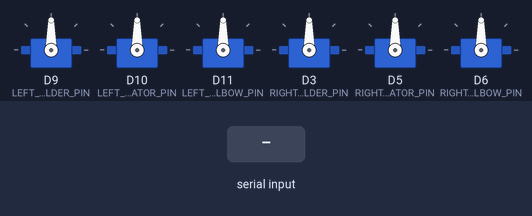
The sketch below on a simulated Arduino Due. Shown: 6 × servo. Inputs (shaded band) come from the test bench.

Above: at 1.2 s.
1.3 s: "s 90\n" received over Serial
At 2.8 s:
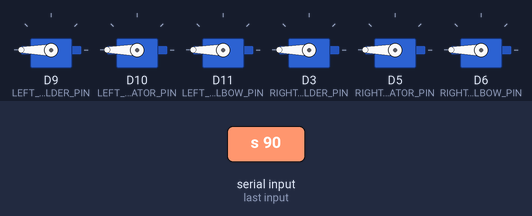
3.8 s: "s :45\n" received over Serial
At 5.9 s:
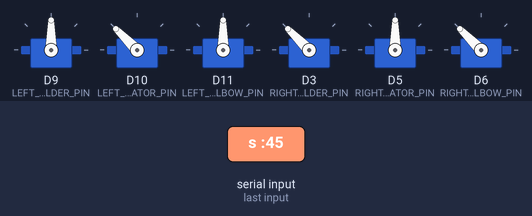
Timing chart, 0 to 7.4 s (numbered marks = the images above; inputs shaded):
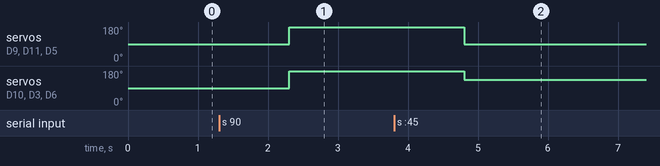

The sketch:

slave_board.ino
```cpp
/*
 * Contains the code necessary to communicate with ROS master.
 */
#include "body.hpp"

// This is to make switching between the production Due and other Arduinos used for development easier
#ifdef SerialUSB
  #define SerialConn SerialUSB
#else
  #define SerialConn Serial
#endif

#define BAUD_RATE 57600

// Used for array indexes! Don't change numbers!
enum Joint {
  CHASSIS = 0,
  HEAD_ROLL,
  HEAD_PITCH,
  HEAD_YAW,
  LEFT_EAR_YAW,
  LEFT_EAR_PITCH,
  RIGHT_EAR_YAW,
  RIGHT_EAR_PITCH,
  LEFT_ARM_SHOULDER,
  LEFT_ARM_ROTATOR,
  LEFT_ARM_ELBOW,
  RIGHT_ARM_SHOULDER,
  RIGHT_ARM_ROTATOR,
  RIGHT_ARM_ELBOW,
  NUMBER_OF_JOINTS /* joint state array length, not a valid index! */
};

/*
 * Joint states, as int. In degrees from 0 - 180
 * Indexed by Joint enum
 */
int prev_target_state[Joint::NUMBER_OF_JOINTS];
int target_state[Joint::NUMBER_OF_JOINTS];

void setup() {
  SerialConn.begin(BAUD_RATE, SERIAL_8N1);

  // TODO: Run setup for arms & body
  setupBody();

  // Send ready packet to master
  //SerialConn.println("ready");
  runBody(0, 0, 0, 0, 0, 0, 0);
}

/**
 * Converts joint state array into string formatted as 0:0:0:...
 */
String serialize_joint_states(int *s) {
  String tmp = "";

  for (int i = 0; i < Joint::NUMBER_OF_JOINTS; i++) {
    tmp += s[i];
    if (i + 1 != Joint::NUMBER_OF_JOINTS) {
      tmp += ":"; // Don't add ':' to final joint value
    }
  }

  return tmp;
}

/**
 * Converts joint state string to joint state array
 * @param str trimmed string formatted as 0:0:0:0:...
 * @param *s int array to save joint states into
 */
void deserialize_joint_states(String str, int s[]) {
  int delim_idx = -1; // Index of the first delimeter is the start of the string

  for (int i = 0; i < Joint::NUMBER_OF_JOINTS; i++) {

    int next_delim_idx = str.indexOf(':', delim_idx + 1);

    s[i] = (int) str.substring(delim_idx + 1, next_delim_idx).toInt();

    delim_idx = next_delim_idx;
  }
}

// Copies target_state into prev_target_state
void save_prev_target_state() {
  for (int i = 0; i < Joint::NUMBER_OF_JOINTS; i++) {
    prev_target_state[i] = target_state[i];
  }
}

// Handles commands sent from serial port.
void cmd_handler() {
  if (SerialConn.available() > 0) {
    String cmd = SerialConn.readStringUntil('\r');
    cmd.trim();
    if (cmd.startsWith("s ")) {
      String raw_values = cmd.substring(2);
      raw_values.trim();
      save_prev_target_state();
      deserialize_joint_states(raw_values, target_state);
      handle_new_target();
    }
  }
}

void handle_new_target() {

  if (body_has_update()) {
    runBody(
      target_state[Joint::CHASSIS],
      target_state[Joint::LEFT_ARM_SHOULDER],
      target_state[Joint::LEFT_ARM_ROTATOR],
      target_state[Joint::LEFT_ARM_ELBOW],
      target_state[Joint::RIGHT_ARM_SHOULDER],
      target_state[Joint::RIGHT_ARM_ROTATOR],
      target_state[Joint::RIGHT_ARM_ELBOW]
     );
  }
}

#define NUM_OF_BODY_JOINTS 6
int body_joint_idxs[NUM_OF_BODY_JOINTS] = {
  Joint::LEFT_ARM_SHOULDER,
  Joint::LEFT_ARM_ROTATOR,
  Joint::LEFT_ARM_ELBOW,
  Joint::RIGHT_ARM_SHOULDER,
  Joint::RIGHT_ARM_ROTATOR,
  Joint::RIGHT_ARM_ELBOW
};

bool body_has_update() {
  for (int i = 0; i < NUM_OF_BODY_JOINTS; i++) {
    int joint_idx = body_joint_idxs[i];
    if (prev_target_state[joint_idx] != target_state[joint_idx]) {
      return true;
    }
  }
  return false;
}

void loop() {
  cmd_handler();
}
```

body.cpp
```cpp
#include "body.hpp"

//Servo chassisServo;
Servo lasServo;
Servo larServo;
Servo laeServo;
Servo rasServo;
Servo rarServo;
Servo raeServo;

void setupBody() {
//    chassisServo.attach(CHASSIS_PIN);
    lasServo.attach(LEFT_ARM_SHOULDER_PIN);
    larServo.attach(LEFT_ARM_ROTATOR_PIN);
    laeServo.attach(LEFT_ARM_ELBOW_PIN);
    rasServo.attach(RIGHT_ARM_SHOULDER_PIN);
    rarServo.attach(RIGHT_ARM_ROTATOR_PIN);
    raeServo.attach(RIGHT_ARM_ELBOW_PIN);

 //   chassisServo.write(90);
    lasServo.write(90);
    larServo.write(90);
    laeServo.write(90);
    rasServo.write(90);
    rarServo.write(90);
    raeServo.write(90);
}

void runBody(int chassis, int las, int lar, int lae, int ras, int rar, int rae) {
//    chassisServo.write(chassis + 90);
    lasServo.write(las + 90);
    larServo.write(lar + 90);
    laeServo.write(lae + 90);
    rasServo.write(ras + 90);
    rarServo.write(rar + 90);
    raeServo.write(rae + 90);
}
```

body.hpp
```cpp
#include <Arduino.h>
#include <Servo.h> // servo library

#define RIGHT_ARM_SHOULDER_PIN 3
#define RIGHT_ARM_ROTATOR_PIN 5
#define RIGHT_ARM_ELBOW_PIN 6
#define LEFT_ARM_SHOULDER_PIN 9
#define LEFT_ARM_ROTATOR_PIN 10
#define LEFT_ARM_ELBOW_PIN 11

void setupBody();

void runBody(int chassis, int las, int lar, int lae, int ras, int rar, int rae);
```

Measured:
- after the input at 1.3 s, servo on D9 (LEFT_ARM_SHOULDER_PIN), servo on D10 (LEFT_ARM_ROTATOR_PIN), servo on D11 (LEFT_ARM_ELBOW_PIN), servo on D3 (RIGHT_ARM_SHOULDER_PIN), servo on D5 (RIGHT_ARM_ROTATOR_PIN), servo on D6 (RIGHT_ARM_ELBOW_PIN): 90° → 180° after 1.0 s
- after the input at 3.8 s, servo on D9 (LEFT_ARM_SHOULDER_PIN), servo on D11 (LEFT_ARM_ELBOW_PIN), servo on D5 (RIGHT_ARM_ROTATOR_PIN): 180° → 90° after 1.0 s; servo on D10 (LEFT_ARM_ROTATOR_PIN), servo on D3 (RIGHT_ARM_SHOULDER_PIN), servo on D6 (RIGHT_ARM_ELBOW_PIN): 180° → 135° after 1.0 s
